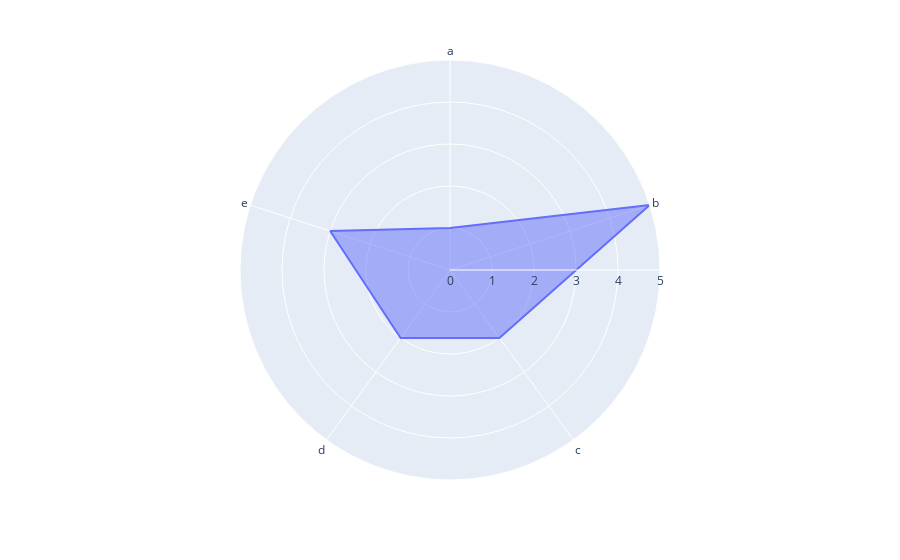

Here is the notebook cell this chart was saved with:
### Code cell
dg = pd.DataFrame(dict(r= [1,5,2,2,3],theta = ['a','b','c','d','e']))
fig= px.line_polar(dg, r = 'r',theta = 'theta', line_close = True)
fig.update_traces(fill= 'toself')
fig.show()

### Figure 1 — Plotly figure (JSON) as saved in the notebook; plotly's stock layout.template omitted (floating-point values rounded to 4 significant figures)
{"data": [{"fill": "toself", "hoverlabel": {"namelength": 0}, "hovertemplate": "r=%{r}<br>theta=%{theta}", "legendgroup": "", "line": {"color": "#636efa", "dash": "solid"}, "mode": "lines", "name": "", "r": [1, 5, 2, 2, 3, 1], "showlegend": false, "subplot": "polar", "theta": ["a", "b", "c", "d", "e", "a"], "type": "scatterpolar"}], "layout": {"legend": {"tracegroupgap": 0}, "margin": {"t": 60}, "polar": {"angularaxis": {"direction": "clockwise", "rotation": 90}, "domain": {"x": [0, 1], "y": [0, 1]}}}}
